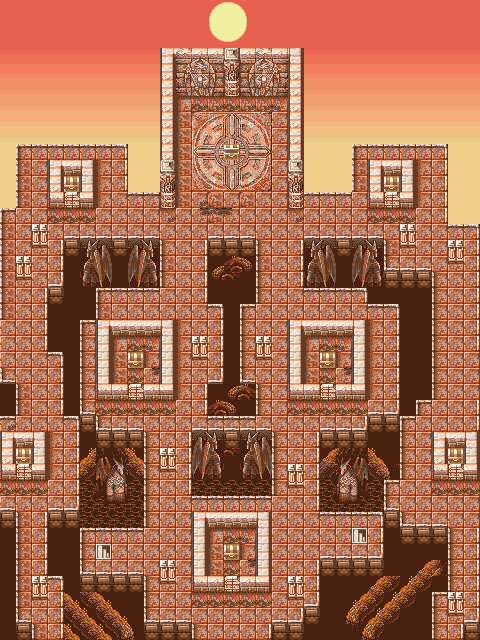

This game map was drawn from its Tiled (.tmx) file and the tilesets committed beside it. A one-line description and the trimmed map source follow:
An orthogonal 30x40 tile map with 16x16 px tiles, 1 tile layer (Tile Layer 1), 14 hidden layers not drawn.

<map version="1.4" tiledversion="1.4.2" orientation="orthogonal" renderorder="right-down" width="30" height="40" tilewidth="16" tileheight="16" infinite="0" nextlayerid="16" nextobjectid="1">
 <tileset firstgid="1" name="SunsetTempleTileset" tilewidth="16" tileheight="16" tilecount="1024" columns="32">
  <image source="Tilesets/SunsetTempleTileset.png" width="512" height="512" />
 </tileset>
 <layer id="1" name="Tile Layer 1" width="30" height="40">
  <properties>
   <property name="Anims1" value="0" />
   <property name="Anims2" value="0" />
   <property name="ChapterID" value="Chapter4" />
   <property name="Main" value="" />
   <property name="MapChangesID" value="Chapter4MapChangesID" />
   <property name="MapID" value="Chapter4MapID" />
   <property name="ObjectType" value="SunsetTempleObjectID" />
   <property name="PaletteID" value="SunsetTemplePaletteID" />
   <property name="TileConfig" value="SunsetTempleConfigID" />
  </properties>
  <data>[1200 cells, 1200 non-empty, 160 distinct tile ids]</data>
 </layer>
 <layer id="2" name="Chest1" width="30" height="40" visible="0">
  <data>[1200 cells, 1 non-empty, 1 distinct tile ids]</data>
 </layer>
 <layer id="3" name="Chest2" width="30" height="40" visible="0">
  <data>[1200 cells, 1 non-empty, 1 distinct tile ids]</data>
 </layer>
 <layer id="4" name="Chest3" width="30" height="40" visible="0">
  <data>[1200 cells, 1 non-empty, 1 distinct tile ids]</data>
 </layer>
 <layer id="5" name="Chest4" width="30" height="40" visible="0">
  <data>[1200 cells, 1 non-empty, 1 distinct tile ids]</data>
 </layer>
 <layer id="6" name="Chest5" width="30" height="40" visible="0">
  <data>[1200 cells, 1 non-empty, 1 distinct tile ids]</data>
 </layer>
 <layer id="7" name="Chest6" width="30" height="40" visible="0">
  <data>[1200 cells, 1 non-empty, 1 distinct tile ids]</data>
 </layer>
 <layer id="8" name="Chest7" width="30" height="40" visible="0">
  <data>[1200 cells, 1 non-empty, 1 distinct tile ids]</data>
 </layer>
 <layer id="9" name="Door1" width="30" height="40" visible="0">
  <data>[1200 cells, 2 non-empty, 2 distinct tile ids]</data>
 </layer>
 <layer id="10" name="Door2" width="30" height="40" visible="0">
  <data>[1200 cells, 2 non-empty, 2 distinct tile ids]</data>
 </layer>
 <layer id="11" name="Door3" width="30" height="40" visible="0">
  <data>[1200 cells, 2 non-empty, 2 distinct tile ids]</data>
 </layer>
 <layer id="12" name="Door4" width="30" height="40" visible="0">
  <data>[1200 cells, 2 non-empty, 2 distinct tile ids]</data>
 </layer>
 <layer id="13" name="Door5" width="30" height="40" visible="0">
  <data>[1200 cells, 2 non-empty, 2 distinct tile ids]</data>
 </layer>
 <layer id="14" name="Door6" width="30" height="40" visible="0">
  <data>[1200 cells, 2 non-empty, 2 distinct tile ids]</data>
 </layer>
 <layer id="15" name="Door7" width="30" height="40" visible="0">
  <data>[1200 cells, 2 non-empty, 2 distinct tile ids]</data>
 </layer>
</map>
